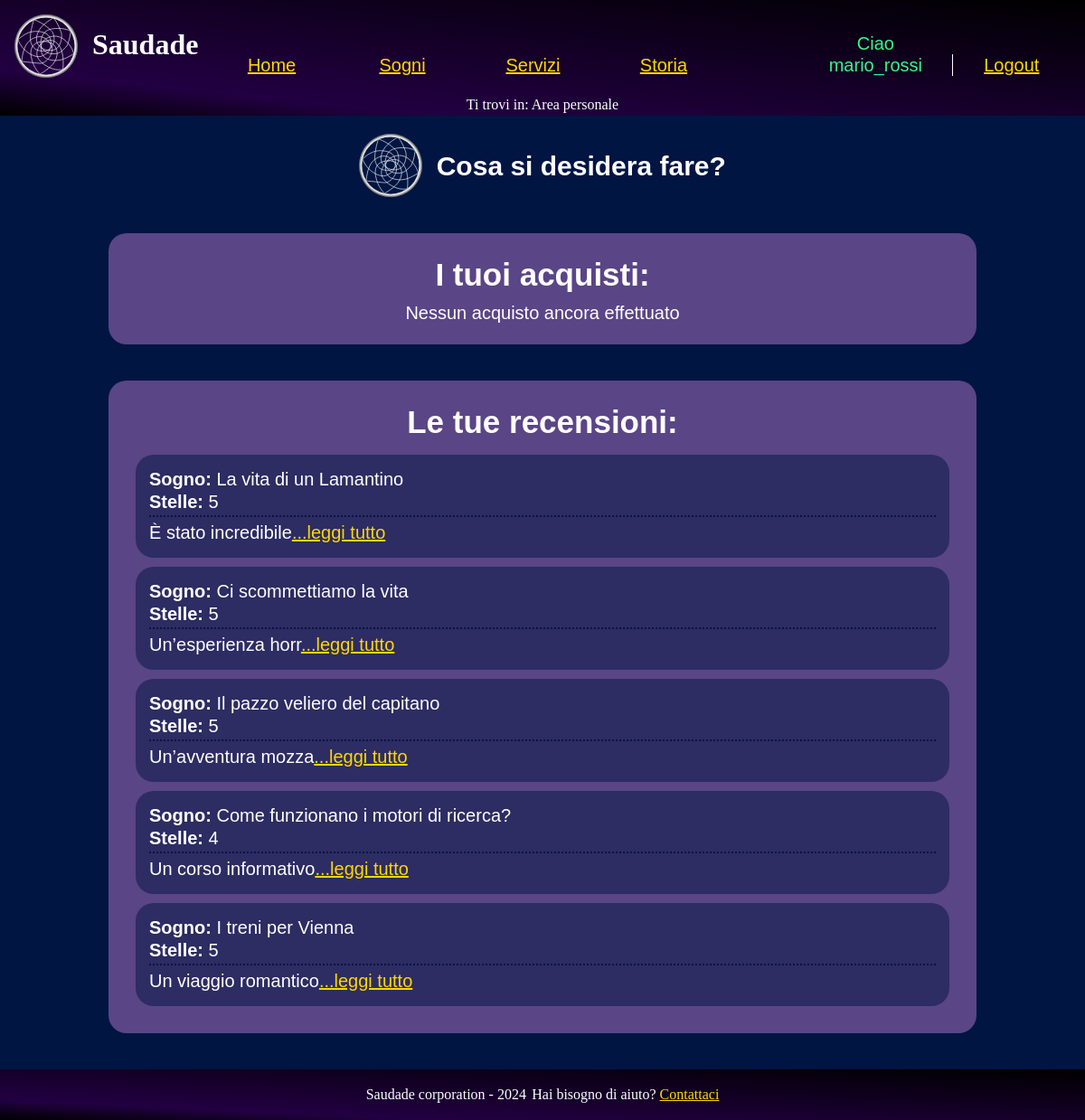
Screenshot of /src/php/dashboardUser.php (signed in) with the database file from the repository.
### tables this page shows
CREATE TABLE recensioni (
  id SERIAL PRIMARY KEY,
  user_name VARCHAR(20) NOT NULL,
  testo TEXT NOT NULL,
  articolo VARCHAR(50),
  stelle INT CHECK (stelle >= 1 AND stelle <= 5),
  data TIMESTAMP DEFAULT CURRENT_TIMESTAMP,

  FOREIGN KEY (user_name) REFERENCES utenti(user_name) ON DELETE CASCADE ON UPDATE CASCADE,
  FOREIGN KEY (articolo) REFERENCES sogni(titolo) ON DELETE CASCADE  ON UPDATE CASCADE
);

### src/php/functions.php (called while the page is built, shortened)
<?php
class Functions {
    private $connection;
    public function openDBConnection(){
        global $HOST_DB, $USERNAME, $PASSWORD, $DATABASE_NAME;
        $this->connection = mysqli_connect(
            $HOST_DB,
            $USERNAME,
            $PASSWORD,
            $DATABASE_NAME
        );
        $this->connection->set_charset("utf8");
        return mysqli_connect_errno() == 0;
    }
    public function getConnection(){
        return $this->connection;
    }
}

### src/php/dashboardUser.php (the view, shortened to what this page needs)
<?php
    require_once("functions.php");
    $functions = new functions();
    $functions->openDBConnection();
    $pagina = new newPage("../html/dashboardUser.html", "Area personale user", "Area personale user", "Area personale user Saudade");
    if(isset($_SESSION['user_name'])){
        if($_SESSION['user_name'] != "admin") {
            $stmt = $functions->getConnection()->prepare("SELECT * FROM utenti WHERE user_name=?");
            $stmt->bind_param("s", $_SESSION['user_name']);
            $stmt->execute();
            $risultato = $stmt->get_result();
            if(mysqli_num_rows($risultato) > 0){
                $prenotaz = $functions->getConnection()->prepare("SELECT * FROM prenotazioni WHERE user_name=?;");
                $prenotaz->bind_param("s", $_SESSION['user_name']);
                $prenotaz->execute();
                $prenotaz = $prenotaz->get_result();
                if($prenotaz == NULL || mysqli_num_rows($prenotaz) == 0){
                    $pagina->modificaHTML("{prenotazione}", "");
                }
                $stmt = $functions->getConnection()->prepare("SELECT * FROM acquisti WHERE user_name=?");
                $stmt->bind_param("s", $_SESSION['user_name']);
                $stmt->execute();
                $ris = $stmt->get_result();
                if(mysqli_num_rows($ris) > 0){
                    $acquisti = "";
                    while ($row = $ris->fetch_assoc()) {
                        $acquisti .= "<li>" . $row['articolo'] . " ";
                        $acquisti .= $row['data'] . " ";
                        $acquisti .= "<a href=\"aggiungiRecensione.php?sogno=".urlencode($row['articolo'])."\">Lascia una recensione</a> </li>";
                    }
                    $pagina->modificaHTML("{elencosogni}", $acquisti);
                }else{
                    $pagina->modificaHTML("{elencosogni}", "<p>Nessun acquisto ancora effettuato</p>");
                }
                $recenz = $functions->getConnection()->prepare("SELECT * FROM recensioni WHERE user_name=? ORDER BY data;");
                $recenz->bind_param("s", $_SESSION['user_name']);
                $recenz->execute();
                $recenz = $recenz->get_result();
                if($recenz == NULL || mysqli_num_rows($recenz) == 0){
                    $rec = "<p>Ancora nessuna recensione</p>";
                    $pagina->modificaHTML("{recensioni}", $rec);
                }
                else{
                    $rec = "";
                    foreach( $recenz as $row){
                        $rec .= file_get_contents("../html/recensioneTemp.html");
                        $rec = str_replace("{utente}", "<span class='titoletto'>Sogno: </span>" . $row['articolo'], $rec);
                        $rec = str_replace("{stelle}", $row['stelle'], $rec);
                        $text = $row['testo'];
                        $maxLength=20;
                        if (strlen($text) > $maxLength) {
                            $text = substr($text, 0, $maxLength) . '<a href="#" class="read-more" onclick="espandi(event)">...leggi tutto</a><span class="full-description hidden">' . substr($text, $maxLength) . '</span>';
                        }
                        $rec = str_replace("{testo}", $text, $rec);
                    }
                }
            }else{
                $pagina->printErrorPage("Utente non trovato");
            }
        }else{
            $pagina->printErrorPage("<div class=\"sectionDash\">Pagina riservata agli utenti</div>");
        }
    }else{
        $pagina->printErrorPage("<div class=\"sectionDash\">Pagina riservata ad utenti loggati, esegui il <a href=\"login.php\"><span lang=\"en\">login</span></a> per accedere</div>");
    }

### rows the page displays
recensioni: articolo "Sogno: La vita di un Lamantino Stelle: 5", testo "È stato incredibile"
recensioni: articolo "Sogno: Ci scommettiamo la vita Stelle: 5", testo "Un’esperienza horr"
recensioni: articolo "Sogno: Il pazzo veliero del capitano Stelle: 5", testo "Un’avventura mozza"
recensioni: articolo "Sogno: Come funzionano i motori di ricerca? Stelle: 4", testo "Un corso informativo"
recensioni: articolo "Sogno: I treni per Vienna Stelle: 5", testo "Un viaggio romantico"
